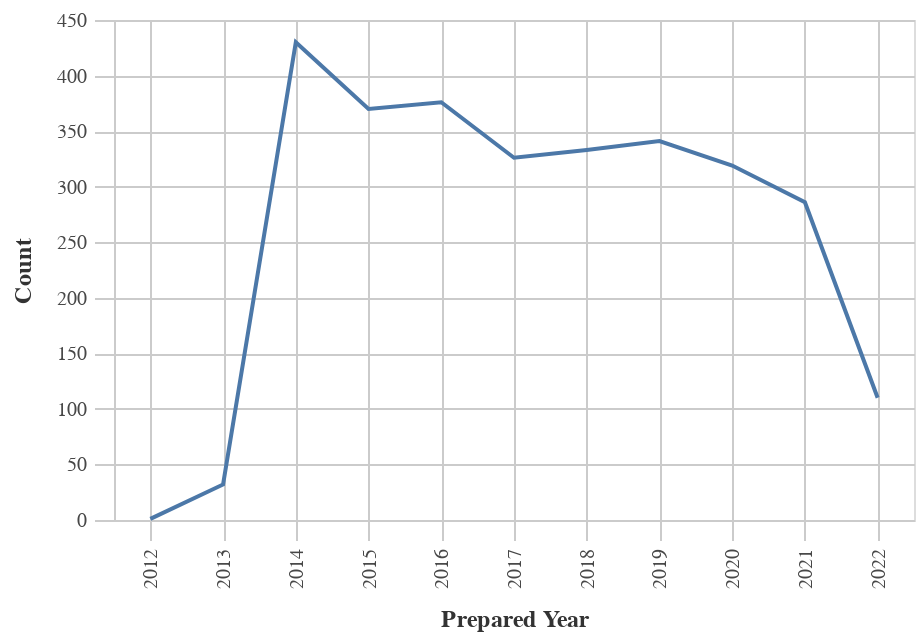

This figure's notebook cell:
### Markdown cell above
### Number of Obligations by Year

### Code cell
#Line chart for Obligations by Year
chart_df = (df_top>>filter(_.variable=='prepared_y')).rename(columns= {"value":"Year"})
    
chart1= (_dla_utils.basic_line_chart_test_no_save(chart_df, 'Year', 'count', district)).encode(x=alt.X('Year:O', title='Prepared Year'))
display(chart1)

### Figure 1 — Vega-Lite specification as saved in the notebook (floating-point values rounded to 4 significant figures)
{"config": {"view": {"continuousWidth": 400, "continuousHeight": 300}, "axis": {"domainColor": "#cbcbcb", "grid": true, "gridColor": "#cbcbcb", "gridWidth": 1, "labelColor": "#474747", "labelFont": "Nunito Sans", "labelFontSize": 10, "labelPadding": 4, "tickColor": "#cbcbcb", "tickSize": 10, "titleColor": "#333", "titleFont": "Raleway", "titleFontSize": 12, "titlePadding": 10}, "axisBand": {"grid": false}, "background": "white", "font": "Raleway", "header": {"labelFont": "Nunito Sans", "titleFont": "Raleway"}, "legend": {"labelColor": "#333", "labelFont": "Nunito Sans", "labelFontSize": 11, "labelLimit": 0, "padding": 1, "symbolSize": 30, "symbolType": "square", "titleColor": "#333", "titleFont": "Raleway", "titleFontSize": 14, "titlePadding": 10}, "title": {"anchor": "middle", "font": "Raleway", "fontSize": 18, "fontWeight": 300, "offset": 20}}, "data": {"name": "data-9e62180dcb16abd7826fe106b87249d9"}, "mark": "line", "encoding": {"tooltip": [{"field": "Year", "title": "Year", "type": "quantitative"}, {"field": "count", "title": "Count", "type": "quantitative"}], "x": {"field": "Year", "title": "Prepared Year", "type": "ordinal"}, "y": {"field": "count", "title": "Count", "type": "quantitative"}}, "height": 250, "width": 400, "$schema": "https://vega.github.io/schema/vega-lite/v4.17.0.json", "datasets": {"data-9e62180dcb16abd7826fe106b87249d9": [{"Year": 2014.0, "count": 430, "variable": "prepared_y"}, {"Year": 2016.0, "count": 376, "variable": "prepared_y"}, {"Year": 2015.0, "count": 370, "variable": "prepared_y"}, {"Year": 2019.0, "count": 341, "variable": "prepared_y"}, {"Year": 2018.0, "count": 333, "variable": "prepared_y"}, {"Year": 2017.0, "count": 326, "variable": "prepared_y"}, {"Year": 2020.0, "count": 319, "variable": "prepared_y"}, {"Year": 2021.0, "count": 286, "variable": "prepared_y"}, {"Year": 2022.0, "count": 110, "variable": "prepared_y"}, {"Year": 2013.0, "count": 32, "variable": "prepared_y"}, {"Year": 2012.0, "count": 1, "variable": "prepared_y"}]}}
